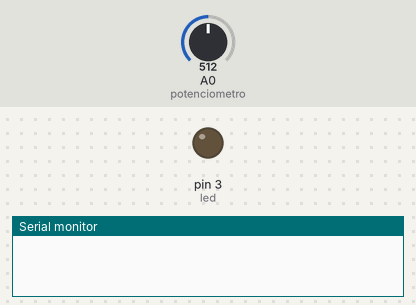
The sketch below on a simulated Arduino Uno, built with avr-gcc and run on an emulated ATmega328P. On the bench: output pins drawn as LEDs (lit = HIGH), the last lines printed to the serial monitor. Dashed ring = blinking. The inputs (shaded band) are chosen by the test bench; at power-on: A0 (potenciometro) = 512.

Above: at 1.8 s.
1.9 s: A0 (potenciometro) set to 306
At 2.5 s:
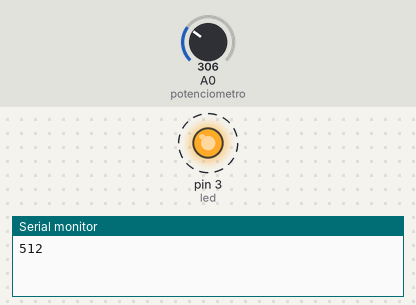
5.4 s: A0 (potenciometro) set to 0
7.3 s: A0 (potenciometro) set to 122
At 7.91 s:
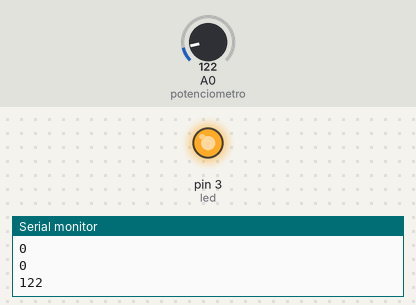
10.8 s: A0 (potenciometro) set to 1023
Timing chart, 0 to 13.4 s (numbered marks = the images above; inputs shaded):
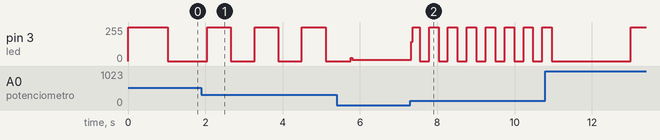

Measured:
- after the input at 1.9 s, pin 3 (led): alternates 255/255 for 0.61 s and 0/255 for 0.61 s, starting after 0.76 s
- after the input at 7.3 s, pin 3 (led): 9/255 → 144/255 at once, then moves between 0/255 and 255/255, repeating every 0.98 s

The sketch:

exercicio_8.ino
```cpp
int potenciometro=0;
int tempo=0;
int led=3;

void setup(){
  Serial.begin(9600);
  pinMode(led,OUTPUT);
}
void loop(){
  tempo=analogRead(potenciometro);
  digitalWrite(led,HIGH);
  delay(tempo*2);
  tempo=analogRead(potenciometro);
  digitalWrite(led,LOW);
  delay(tempo*2);
Serial.println(tempo);
}
```
